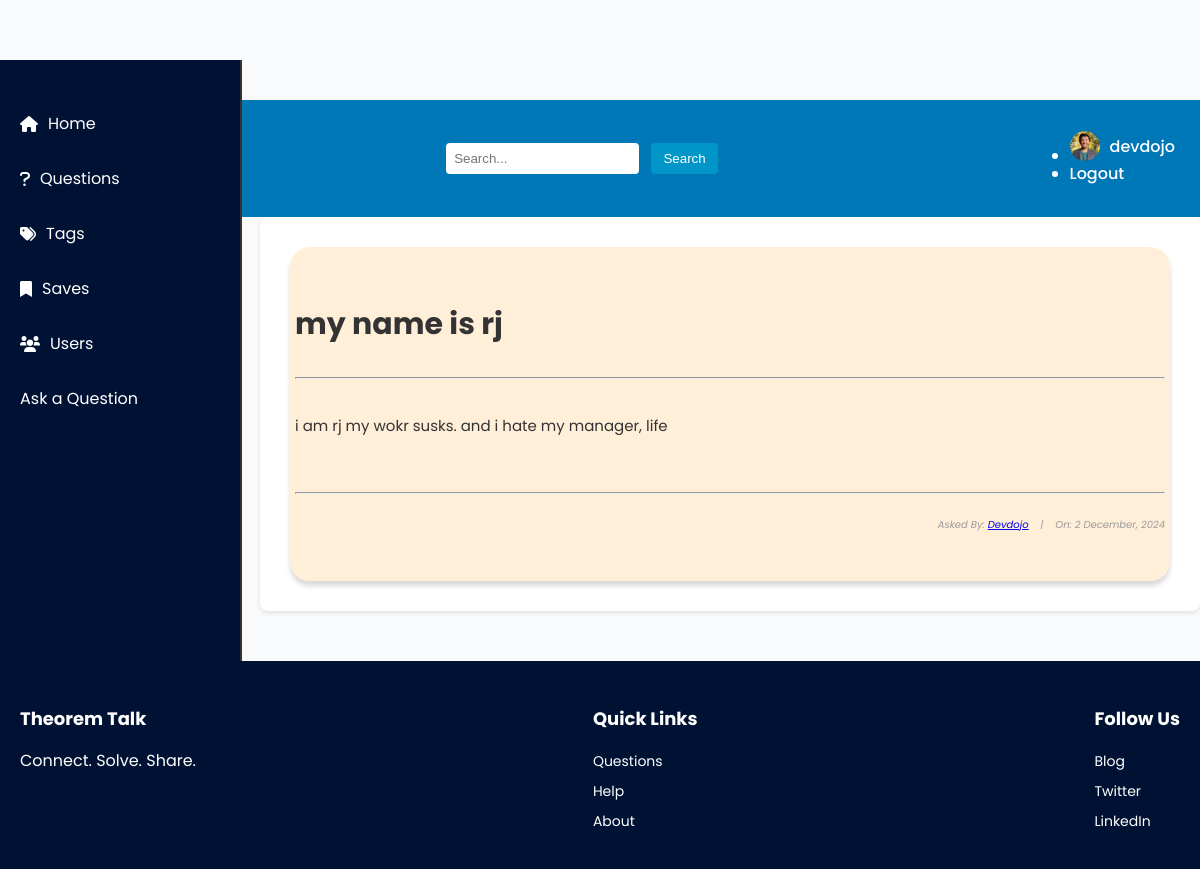
Page /questions/12 (signed in) on the committed database.
### user/models.py (models this page shows, shortened)
class Profile(models.Model):
  user = models.OneToOneField(User, on_delete=models.CASCADE)
  bio = models.CharField(max_length=1000, default="")
  email = models.EmailField(default="")
  image = models.ImageField(default="profile_pic/default.jpg", upload_to="profile_pic")

### base/models.py (models this page shows, shortened)
class Question(models.Model):
  user = models.ForeignKey(User, on_delete=models.CASCADE)
  title = models.CharField(max_length=1000)
  content = models.TextField(null=True, blank=True)
  date_created = models.DateTimeField(default=timezone.now)
  class Meta:
    ordering = ['-date_created']

### base/views.py (the view)
# urls.py: path('questions/<int:pk>', views.QuestionDetailView.as_view(), name="question_detail"),
class QuestionDetailView(DetailView):
    model = Question
    context_object_name = 'question'
    template_name = 'base/question_detail.html'

### base/templates/base/question_detail.html (shortened to what this page needs)
{% extends 'base.html' %}
{% block content %}
<!DOCTYPE html>
<html lang="en">
<head>
    <link rel="stylesheet" href="question_detail.css">
</head>
<body>
    <div class="container">
        <div class="list-question">
            <div class="questions">
                <div class="container" style="background-color: rgba(255, 235, 209, 0.808); padding: 5px; box-shadow: rgba(0, 0, 0, 0.15) 0px 5px 5px 0px; border-radius: 20px;">
                    <h3 id="fh3">{{ question.title }}</h3>
                    <hr>
                    <h6 id="fh6">{{ question.content|safe }}</h6>
                    <hr>
                    <h6 id="fh6" style="font-size: 10px; font-style: italic; color: rgb(155, 155, 155); text-align: right;">
                        Asked By: <a href="{% url 'profile' question.user.username %}">{{ question.user.username|title }}</a>&nbsp;&nbsp;&nbsp; |&nbsp;&nbsp;&nbsp;
                        On: {{ question.date_created|date:"j F, Y" }}
                    </h6>
                </div>
            </div>
        </div>
    </div>
</body>
</html>
{% endblock content %}

### templates/base.html (shortened to what this page needs)
{% load static %}
<!DOCTYPE html>
<html lang="en">
  <head>
    <link rel="stylesheet" href="{% static 'css/base.css' %}">
    <link rel="stylesheet" href="https://cdnjs.cloudflare.com/ajax/libs/font-awesome/6.0.0-beta3/css/all.min.css">
  </head>
  <body>
    <nav class="navbar">
      <a href="/" class="navbar-brand">Theorem Talk</a>
      <div class="navbar-search">
        <input type="text" placeholder="Search..." />
        <button type="submit">Search</button>
      </div>
      <ul class="navbar-nav">
        {% if user.is_authenticated %}
          <li>
            <a href="{% url 'profile' %}">
              <img src="{{ user.profile.image.url }}" alt="Profile" class="profile-pic">
              {{ user.username }}
            </a>
          </li>
          <li><a href="{% url 'logout' %}">Logout</a></li>
        {% else %}
          <li><a href="{% url 'login' %}">Login</a> / <a href="{% url 'register' %}">Sign Up</a></li>
        {% endif %}
      </ul>
    </nav>
    <aside class="sidebar">
      <ul>
        <li><a href="/"><i class="fas fa-home"></i> Home</a></li>
        <li><a href="{% url 'base:question_list' %}"><i class="fas fa-question"></i> Questions</a></li>
        <li><a href="#"><i class="fas fa-tags"></i> Tags</a></li>
        <li><a href="#"><i class="fas fa-bookmark"></i> Saves</a></li>
        <li><a href="{% url 'list_users' %}"><i class="fas fa-users"></i> Users</a></li>
        <li><a href="{% url 'base:question_create' %}" class="btn btn-primary">Ask a Question</a></li>
      </ul>
    </aside>
    <main class="main-content">
      {% block content %}{% endblock %}
    </main>
    <footer class="footer">
      <div>
        <h4>Theorem Talk</h4>
        <p>Connect. Solve. Share.</p>
      </div>
      <div>
        <h4>Quick Links</h4>
        <ul>
          <li><a href="#">Questions</a></li>
          <li><a href="#">Help</a></li>
          <li><a href="#">About</a></li>
        </ul>
      </div>
      <div>
        <h4>Follow Us</h4>
        <ul>
          <li><a href="#">Blog</a></li>
          <li><a href="#">Twitter</a></li>
          <li><a href="#">LinkedIn</a></li>
        </ul>
      </div>
    </footer>
  </body>
</html>

### static/css/base.css (style rules this page uses)
body { margin: 0; font-family: 'Roboto', Arial, sans-serif; background-color: #f9fafc; color: #333; }
.navbar { display: flex; justify-content: space-between; align-items: center; padding: 15px 25px; background-color: #0077b6; color: #ffffff; }
.navbar a { text-decoration: none; color: white; font-weight: 500; display: flex; align-items: center; }
.navbar a img { width: 30px; height: 30px; border-radius: 50%; margin-right: 10px; }
.navbar-search input { padding: 8px; border: none; border-radius: 4px; }
.navbar-search button { background-color: #0096c7; color: #ffffff; border: none; padding: 8px 12px; margin-left: 8px; cursor: pointer; border-radius: 4px; transition: background-color 0.3s; }
.sidebar { width: 240px; position: fixed; top: 60px; left: 0; background-color: #001233; height: 100vh; padding-top: 20px; border-right: 2px solid #333; }
.sidebar ul { list-style: none; padding: 0; }
.sidebar ul li a { display: flex; align-items: center; padding: 15px 20px; color: white; text-decoration: none; transition: background 0.3s; font-size: 16px; }
.sidebar ul li a i { margin-right: 10px; }
.main-content { margin-left: 260px; padding: 30px; max-width: 900px; background-color: #fff; border-radius: 8px; box-shadow: 0 2px 5px rgba(0, 0, 0, 0.1); }
.footer { display: flex; justify-content: space-between; padding: 20px; background-color: #001233; color: white; position: relative; margin-top: 50px; }
.footer h4 { font-size: 18px; margin-bottom: 10px; }
.footer ul { list-style: none; padding: 0; }
.footer ul li { margin-bottom: 5px; }
.footer ul li a { text-decoration: none; color: white; font-size: 14px; }

### base/static/base/css/question_detail.css (style rules this page uses)
body { margin-top: 100px; font-family: 'Poppins', sans-serif; }
#fh3 { text-align: center; font-size: 30px; padding-top: 20px; text-align: left; }
#fh6 { text-align: left; font-size: 15px; padding-bottom: 20px; font-weight: normal; }

### rows in the picture
Question: title "my name is rj", content "i am rj my wokr susks. and i hate my manager, life", user.username "Devdojo", date_created "2 December, 2024"

### other values in the picture
{{ user.username }} "devdojo"
